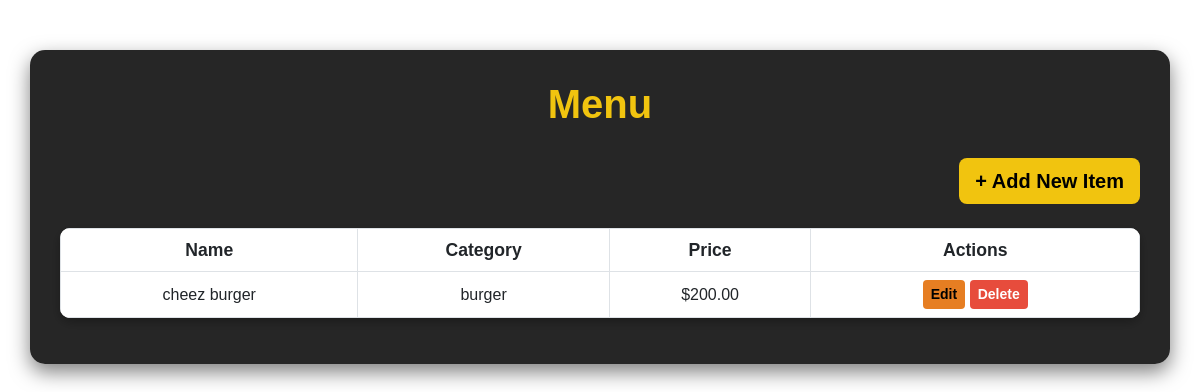
/menu/, run on an earlier commit of the app's database.
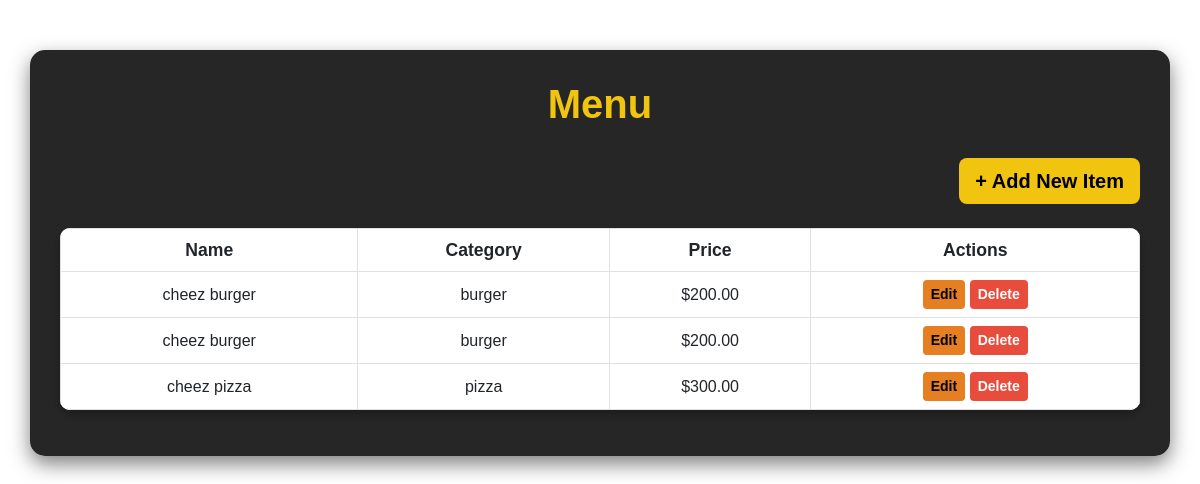
And on a later commit of the database.
### BurgerHub/models.py (models this page shows, shortened)
class MenuItem(models.Model):
    name = models.CharField(max_length=100)
    category = models.CharField(max_length=50, choices=[
        ('burger', 'Burger'),
        ('pizza', 'Pizza'),
        ('drink', 'Drink'),
    ])
    price = models.DecimalField(max_digits=6, decimal_places=2)
    description = models.CharField(max_length=50)
    image = models.ImageField(upload_to='menu_images/', blank=True, null=True)

### BurgerHub/views.py (the view)
# urls.py: path('menu/', views.menu_list, name='menu_list'),
def menu_list(request):
    items = MenuItem.objects.all()
    return render(request, 'menu_list.html', {'items': items})

### templates/menu_list.html (shortened to what this page needs)
<!DOCTYPE html>
<html lang="en">
<head>
    <link href="https://cdn.jsdelivr.net/npm/bootstrap@5.3.0/dist/css/bootstrap.min.css" rel="stylesheet">
</head>
<body>
    <div class="container">
        <h1>Menu</h1>
        <div class="text-end mb-4">
            <a href="{% url 'add_item' %}" class="btn btn-primary btn-lg btn-custom">+ Add New Item</a>
        </div>
        <table class="table table-hover table-bordered">
            <thead>
                <tr>
                    <th>Name</th>
                    <th>Category</th>
                    <th>Price</th>
                    <th>Actions</th>
                </tr>
            </thead>
            <tbody>
                {% for item in items %}
                <tr>
                    <td>{{ item.name }}</td>
                    <td>{{ item.category }}</td>
                    <td>${{ item.price }}</td>
                    <td>
                        <a href="{% url 'edit_item' item.pk %}" class="btn btn-warning btn-sm btn-custom">Edit</a>
                        <form action="{% url 'delete_item' item.pk %}" method="POST" style="display:inline;">
                            <button type="submit" class="btn btn-danger btn-sm btn-custom">Delete</button>
                        </form>
                    </td>
                </tr>
                {% endfor %}
            </tbody>
        </table>
    </div>
</body>
</html>

### templates/menu_list.html (style rules this page uses)
body { background-image: url('https://as2.ftcdn.net/v2/jpg/06/78/26/57/1000_F_678265734_rExxOpylIBfwm4ZjrwINmCZB7uYOVaH5.jpg'); background-size: cover; background-position: center; background-attachment: fixed; font-family: 'Poppins', sans-serif; color: #fff; }
.container { background-color: rgba(0, 0, 0, 0.85); border-radius: 15px; padding: 30px; margin-top: 50px; box-shadow: 0 8px 20px rgba(0, 0, 0, 0.5); animation: fadeIn 1s ease-in-out; }
h1 { color: #f1c40f; text-align: center; margin-bottom: 30px; font-weight: bold; }
.btn-custom { transition: all 0.3s ease; font-weight: bold; }
.btn-primary { background-color: #f1c40f; color: #000; border: none; }
.btn-warning { background-color: #e67e22; border: none; }
.btn-danger { background-color: #e74c3c; border: none; }
table { background-color: rgba(255, 255, 255, 0.9); border-radius: 10px; overflow: hidden; box-shadow: 0 4px 12px rgba(0, 0, 0, 0.3); }
th { background-color: #212529; color: #fff; text-align: center; font-size: 1.1rem; }
td { text-align: center; vertical-align: middle; font-size: 1rem; color: #000; }

What changed in the data, as far as the page shows it:
added MenuItem: name "cheez burger", category "burger", price "200.00"
added MenuItem: name "cheez pizza", category "pizza", price "300.00"
